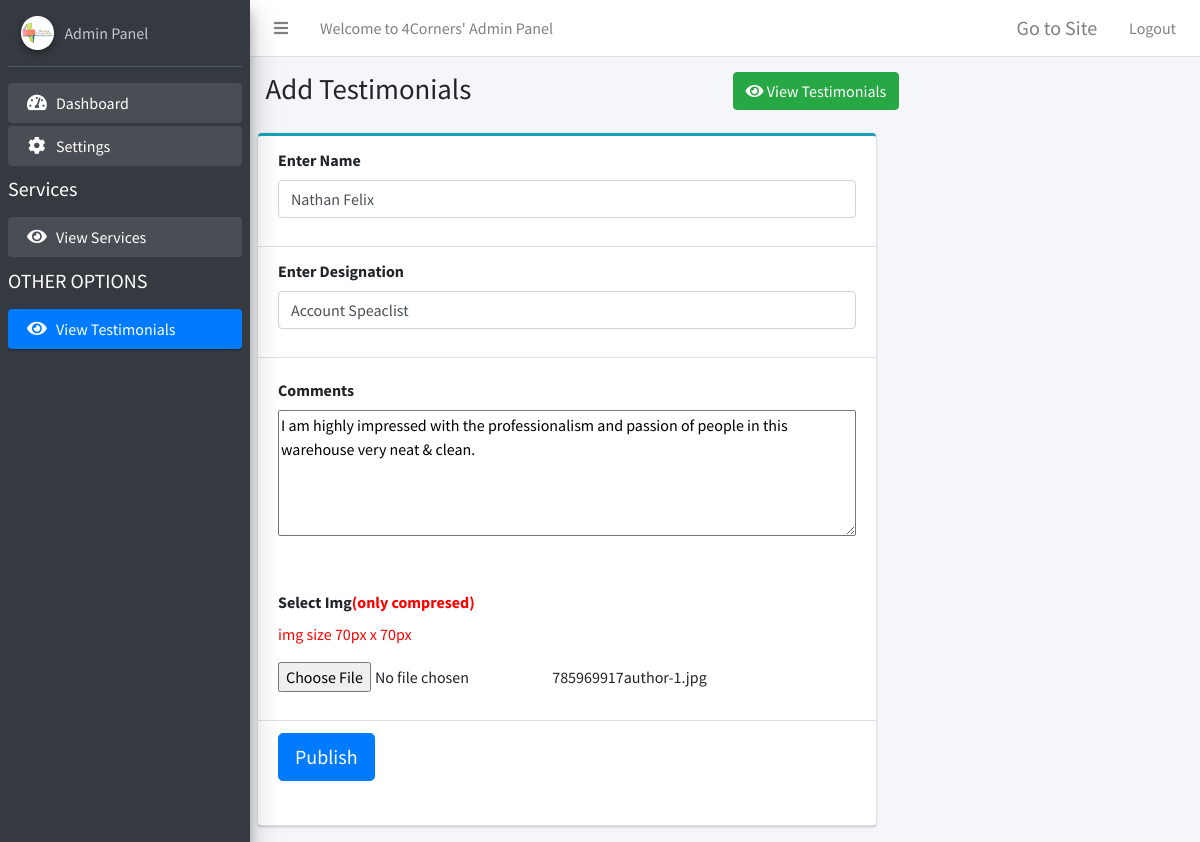
Screenshot of /add-testimonials.php?edit=28 (signed in) with the database file from the repository.
### tables this page shows
CREATE TABLE `testimonials` (
  `id` int(100) NOT NULL,
  `title` varchar(1000) DEFAULT NULL,
  `designation` varchar(255) DEFAULT NULL,
  `descrip` varchar(10000) DEFAULT NULL,
  `img` varchar(100) DEFAULT NULL,
  `url` varchar(255) DEFAULT NULL,
  `date` varchar(100) DEFAULT NULL,
  `status` varchar(10) DEFAULT NULL
);

### add-testimonials.php (the view, shortened to what this page needs)
<?php
include 'conn.php';
?>
<!DOCTYPE html>
<html>
<head>
  <link rel="stylesheet" href="plugins/fontawesome-free/css/all.min.css">
  <link rel="stylesheet" href="https://code.ionicframework.com/ionicons/2.0.1/css/ionicons.min.css">
  <link rel="stylesheet" href="dist/css/adminlte.min.css">
  <link rel="stylesheet" href="plugins/summernote/summernote-bs4.css">
</head>
<body class="hold-transition sidebar-mini">
<div class="wrapper">
   <?php include"topbar.php"; ?>
  <?php include"sidebar.php"; ?>
<?php
$edit = $_GET['edit'];
 $resultt = mysqli_query($con,"SELECT * FROM testimonials where id=".$edit."");
 $roww = mysqli_fetch_array($resultt);
?>
  <div class="content-wrapper">
    <section class="content-header">
      <div class="container-fluid">
        <div class="row mb-2">
          <div class="col-sm-6">
            <h1>Add Testimonials</h1>
          </div>
           <div class="col-sm-6">
          <a href="view-testimonials.php" class="btn btn-success"><i class="fa fa-eye" aria-hidden="true"></i>  View Testimonials</a>
          </div>
        </div>
      </div>
    </section>
    <section class="content">
      <div class="row">
        <div class="col-md-8">
		<form action="" method="post" enctype="multipart/form-data">
          <div class="card card-outline card-info">
			<div class="card-header">
             <div class="form-group">
                  <label>Enter Name</label>
                 <input name="title" value="<?php echo $roww["title"]; ?>" type="text" class="form-control" placeholder="Enter ...">
                </div>
            </div>
            <div class="card-header">
             <div class="form-group">
                  <label>Enter Designation</label>
                 <input name="designation" value="<?php echo $roww["designation"]; ?>" type="text" class="form-control" placeholder="Enter ...">
                </div>
            </div>
            <div class="card-body pad">
			<label>Comments</label>
              <div class="mb-3">
                <textarea name="comments" placeholder="comments" style="width: 100%;" rows="5" cols="23"><?php echo $roww["descrip"]; ?></textarea>
              </div>
            </div>
			<div class="card-header">
			<div class="form-group">
                    <label for="exampleInputFile">Select Img<span style="color:red;">(only compresed)</span></label>
					<p style="color:red;">img size 70px x 70px</p>
                        <input name="lis_img" type="file" required>
                     <?php echo $roww["img"]; ?>
                  </div>
			</div>
			<div class="card-header">
             <div class="form-group">
					<div class="row">
                    <div class="col-sm-6">
                      <div class="form-group">
				<button type="submit" name="publise" class="btn btn-primary btn-lg">Publish</button>
                      </div>
                    </div>
                  </div>
                </div>
            </div>
          </div>
		  </form>
        </div>
      </div>
    </section>
  </div>
</div>
</body>
</html>

### rows the page displays
testimonials: title "Nathan Felix", designation "Account Speaclist", comments "I am highly impressed with the professionalism and passion of people in this warehouse very neat & clean.", img "785969917author-1.jpg"
